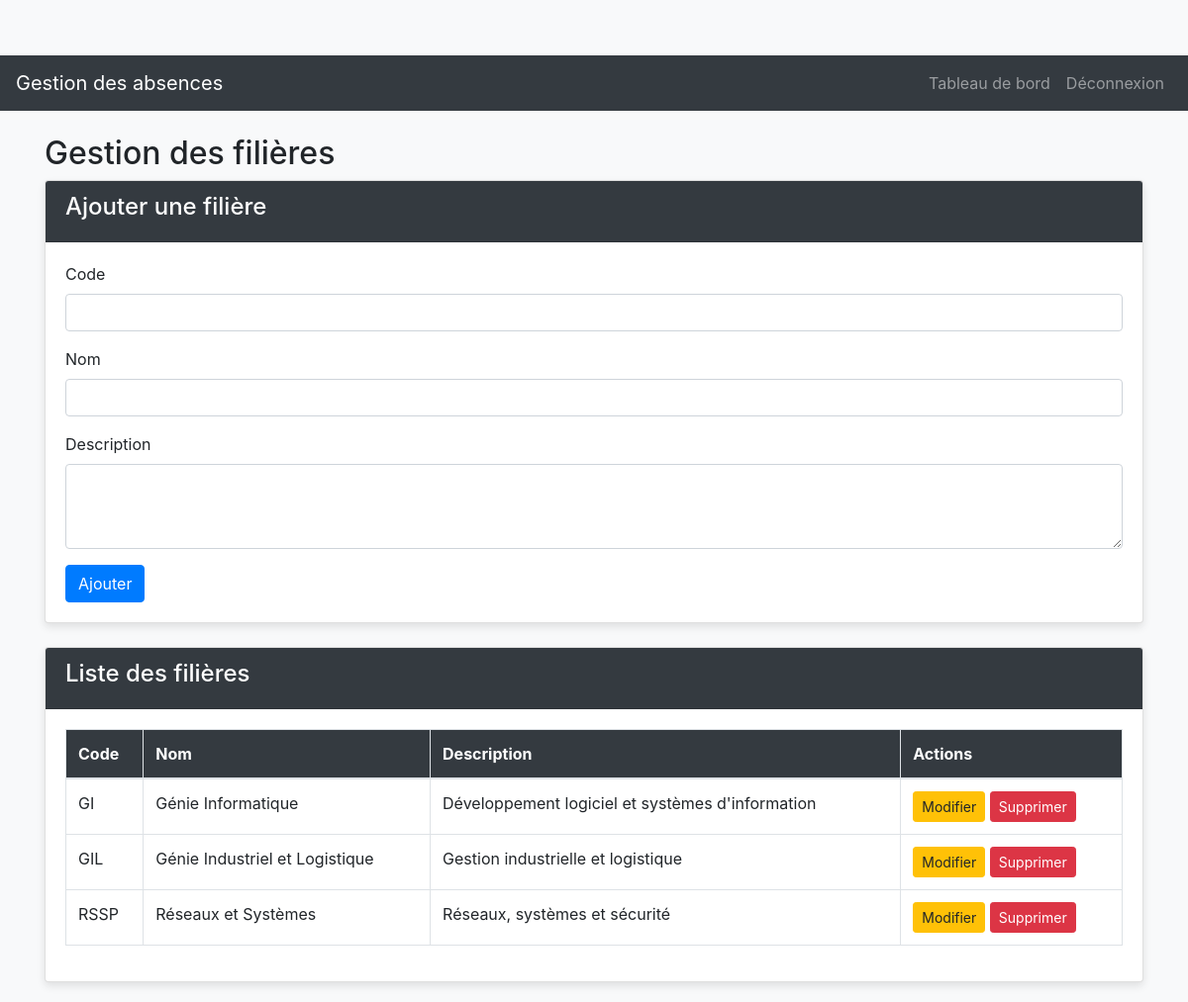
/admin/gestion_filieres.php (signed in), run on the app's committed database.
### tables this page shows
CREATE TABLE `filieres` (
  `id` int(11) NOT NULL,
  `code` varchar(10) NOT NULL,
  `nom` varchar(100) NOT NULL,
  `description` text DEFAULT NULL,
  `created_at` timestamp NOT NULL DEFAULT current_timestamp()
);

### admin/gestion_filieres.php (the view, shortened to what this page needs)
<?php
require_once __DIR__ . '/../config/db.php';
require_once __DIR__ . '/../includes/header.php';
try {
    $filieres = $pdo->query("SELECT * FROM filieres ORDER BY code")->fetchAll(PDO::FETCH_ASSOC);
} catch (PDOException $e) {
    die("Erreur : " . $e->getMessage());
}
?>
<div class="container mt-4">
    <h2>Gestion des filières</h2>
    <div class="card mb-4">
        <div class="card-header">
            <h4>Ajouter une filière</h4>
        </div>
        <div class="card-body">
            <form method="POST">
                <div class="form-group">
                    <label for="code">Code</label>
                    <input type="text" class="form-control" id="code" name="code" required>
                </div>
                <div class="form-group">
                    <label for="nom">Nom</label>
                    <input type="text" class="form-control" id="nom" name="nom" required>
                </div>
                <div class="form-group">
                    <label for="description">Description</label>
                    <textarea class="form-control" id="description" name="description" rows="3"></textarea>
                </div>
                <button type="submit" name="add_filiere" class="btn btn-primary">Ajouter</button>
            </form>
        </div>
    </div>
    <div class="card">
        <div class="card-header">
            <h4>Liste des filières</h4>
        </div>
        <div class="card-body">
            <div class="table-responsive">
                <table class="table table-bordered">
                    <thead>
                        <tr>
                            <th>Code</th>
                            <th>Nom</th>
                            <th>Description</th>
                            <th>Actions</th>
                        </tr>
                    </thead>
                    <tbody>
                        <?php foreach ($filieres as $filiere): ?>
                            <tr>
                                <td><?= htmlspecialchars($filiere['code']) ?></td>
                                <td><?= htmlspecialchars($filiere['nom']) ?></td>
                                <td><?= htmlspecialchars($filiere['description'] ?? '---') ?></td>
                                <td>
                                    <a href="<?= $base_url ?>admin/edit_filiere.php?id=<?= $filiere['id'] ?>" class="btn btn-sm btn-warning">Modifier</a>
                                    <a href="?delete=<?= $filiere['id'] ?>" class="btn btn-sm btn-danger" onclick="return confirm('Êtes-vous sûr de vouloir supprimer cette filière ?')">Supprimer</a>
                                </td>
                            </tr>
                        <?php endforeach; ?>
                    </tbody>
                </table>
            </div>
        </div>
    </div>
</div>
<?php require_once __DIR__ . '/../includes/footer.php'; ?>

### assets/style.css (style rules this page uses)
body { padding-top: 56px; background-color: #f8f9fa; }
.card { margin-bottom: 20px; box-shadow: 0 4px 8px rgba(0, 0, 0, 0.1); }
.card-header { background-color: #343a40; color: white; }
.table th { background-color: #343a40; color: white; }

### data on the page
filieres: code "GI", nom "Génie Informatique", description "Développement logiciel et systèmes d'information"
filieres: code "GIL", nom "Génie Industriel et Logistique", description "Gestion industrielle et logistique"
filieres: code "RSSP", nom "Réseaux et Systèmes", description "Réseaux, systèmes et sécurité"
